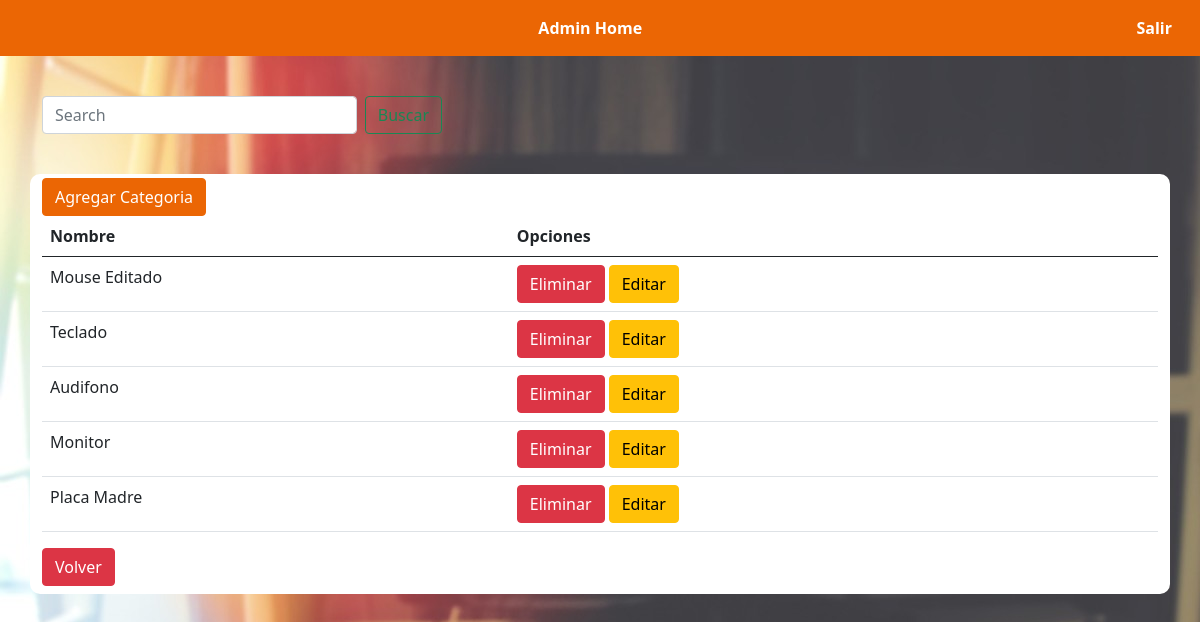
The page /productos/listar-categoria/ (signed in) on the database its author committed.
### producto/models.py (models this page shows, shortened)
class Categoria(models.Model):
    id_categoria = models.AutoField(primary_key=True)
    descripcion = models.CharField(max_length=30)

### producto/views.py (the view)
# urls.py: path('listar-categoria/', listar_categoria, name="categorias"),
def listar_categoria(request):
    busqueda = request.GET.get("buscar")
    categorias = Categoria.objects.all()
    if busqueda:
        categorias = Categoria.objects.filter(
            Q(descripcion__icontains = busqueda)
        ).distinct()
    if request.user.is_staff:
        return render(request, 'categoria/listaCategorias.html', {'entity':categorias})
    else:
        return render(request,'acceso-denegado.html')

### carrito/context_processor.py (called while the page is built)
def importe_total_carro(request):
    total=0
    if 'carro' in request.session:
        for key, value in request.session["carro"].items():
            total=total+(int(value["precio"]))
    return {"importe_total_carro":total}

def precio_totalMasEnvio(request):
    precio_envio = PrecioEnvio.objects.only('precio').get(id_envio=1)
    total=0 + precio_envio.precio
    if 'carro' in request.session:
        for key, value in request.session["carro"].items():
            total=total+(int(value["precio"]))
    return {"precio_totalMasEnvio":total}

### producto/templates/categoria/listaCategorias.html (shortened to what this page needs)
{% extends 'baseadmin.html' %}
{% load static %}
{% block body %}
<div class="container-sm">
    <form class="d-flex" id="barraBusqueda" method="GET">
        <input class="form-control me-2" type="search" placeholder="Search" aria-label="Search" name="buscar"
            value="{{request.GET.buscar}}">
        <button class="btn btn-outline-success" type="submit">Buscar</button>
    </form>
</div>
<div class="container-sm" id="categorias">
    <a href="{% url 'agregar_categoria' %}" class="btn btn-success mt-1">Agregar Categoria</a>
    <table class="table">
        <thead>
            <tr>
                <th scope="col">Nombre</th>
                <th scope="col">Opciones</th>
            </tr>
        </thead>
        <tbody>
            {% for p in entity %}
            <tr>
                <td>{{ p.descripcion | title }}</td>
                <td>
                    <a href="#" class="btn btn-danger" onclick="AlertEliminarCategoria({{ p.id_categoria }});">Eliminar</a>
                    <a href="{% url 'modificar_categoria' p.id_categoria %}" class="btn btn-warning">Editar</a>
                </td>
            </tr>
            {% endfor %}
        </tbody>
    </table>
    <a class="btn btn-danger mb-2" href="{% url 'administrador' %}">Volver</a>
</div>
{% endblock %}

### static/css/admin.css (style rules this page uses)
body { background: white url("../imagenes/fondo.jpg") ; }
.btn-success { background-color: #EB6604 !important; border-color: #EB6604 !important; }
#categorias { background-color: white; border-radius: 10px; margin-top: 40px; }
#barraBusqueda { width: 400px; margin-top: 40px; }

### rows shown on the page
Categoria: descripcion "Mouse Editado"
Categoria: descripcion "Teclado"
Categoria: descripcion "Audifono"
Categoria: descripcion "Monitor"
Categoria: descripcion "Placa Madre"
